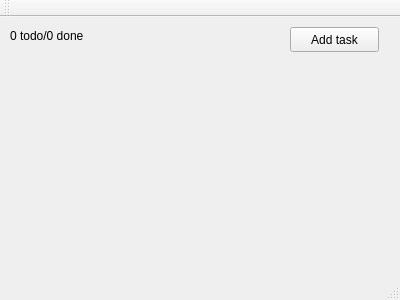
<?xml version="1.0" encoding="UTF-8"?>
<ui version="4.0">
 <class>MainWindow</class>
 <widget class="QMainWindow" name="MainWindow">
  <property name="geometry">
   <rect>
    <x>0</x>
    <y>0</y>
    <width>400</width>
    <height>300</height>
   </rect>
  </property>
  <property name="windowTitle">
   <string>MainWindow</string>
  </property>
  <widget class="QWidget" name="centralWidget">
   <widget class="QLabel" name="statusLabel">
    <property name="geometry">
     <rect>
      <x>10</x>
      <y>10</y>
      <width>101</width>
      <height>17</height>
     </rect>
    </property>
    <property name="text">
     <string>0 todo/0 done</string>
    </property>
   </widget>
   <widget class="QPushButton" name="addTaskButton">
    <property name="geometry">
     <rect>
      <x>290</x>
      <y>10</y>
      <width>89</width>
      <height>25</height>
     </rect>
    </property>
    <property name="text">
     <string>Add task</string>
    </property>
   </widget>
  </widget>
  <widget class="QMenuBar" name="menuBar">
   <property name="geometry">
    <rect>
     <x>0</x>
     <y>0</y>
     <width>400</width>
     <height>22</height>
    </rect>
   </property>
  </widget>
  <widget class="QToolBar" name="mainToolBar">
   <attribute name="toolBarArea">
    <enum>TopToolBarArea</enum>
   </attribute>
   <attribute name="toolBarBreak">
    <bool>false</bool>
   </attribute>
  </widget>
  <widget class="QStatusBar" name="statusBar"/>
 </widget>
 <layoutdefault spacing="6" margin="11"/>
 <resources/>
 <connections/>
</ui>
